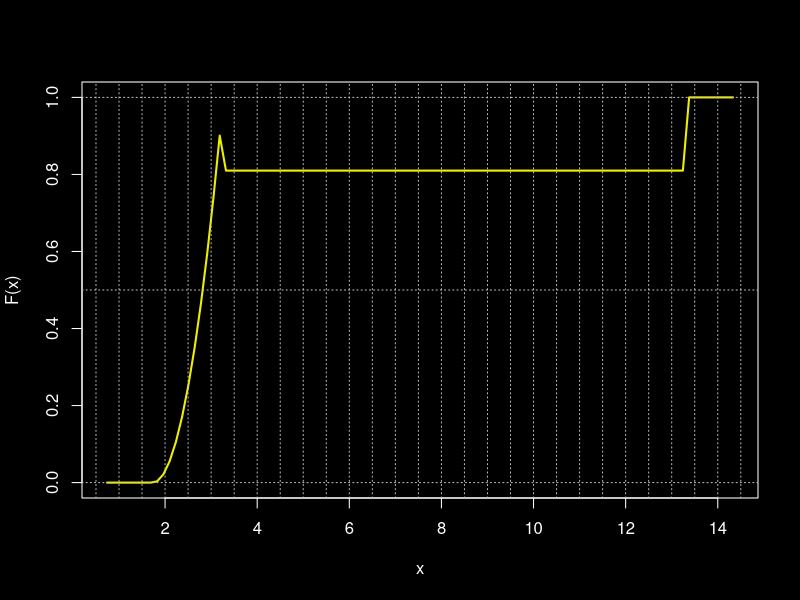

The R source for this figure:
#Dati

intervallo1 <- 1.74
intervallo2 <- 3.2
singoletto <- 13.33

denominatore <- 2.3216

domanda1 <- 1.92

domanda2_a <- 1.92
domanda2_b <- 2.06
domanda2_c <- 1.74
domanda2_d <- 3.2

domanda3_a <- 2.06
domanda3_b <- 2.1
domanda3_c <- 1.74
domanda3_d <- 1.92

#Svolgimento

EPSILON <- 0.001

f <- function(x) {
  ifelse(x < intervallo1, 0,
         ifelse(x >= intervallo1 && x < intervallo2, ((x - intervallo1)^2)/denominatore,
                ifelse(x >= intervallo2 && x < singoletto, 0.81,
                      ifelse(x >= singoletto, 1, NaN))))
}

f_calc <- function(x) {
  (x - intervallo1)^2/denominatore
}

par(bg = "black", fg = "White")
plot.new()
par(new = TRUE)
plot(Vectorize(f), xlab = "x", from = intervallo1-1, to = singoletto+1,
     type = "l", ylab = "F(x)", col = "Yellow2",
     col.axis = "white", col.lab = "white", lwd = 2)

for(i in seq(0, 1, 0.5)) {
  abline(h = i, lty="dotted", col = "Gray")
}

for(i in seq(0, singoletto+2, 0.5)) {
  abline(v = i, lty="dotted", col = "Gray")
}

domanda2 <- (f(domanda2_b)- f(domanda2_a))/(f(domanda2_d)-f(domanda2_c))

print(f(domanda1)-f(domanda1), digits=22)
print(domanda2, digits=22)
print(f(domanda3_b)-f(domanda3_a) + f(domanda3_d)- f(domanda3_c), digits=22)